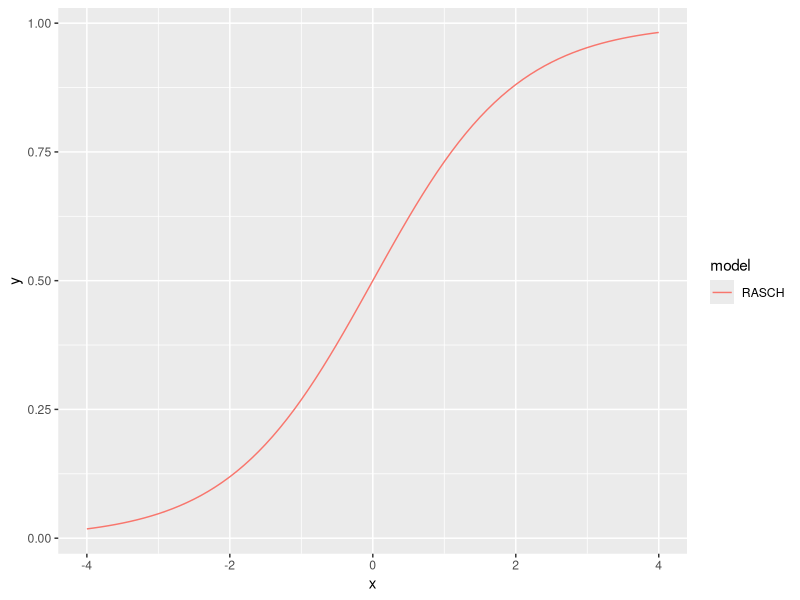
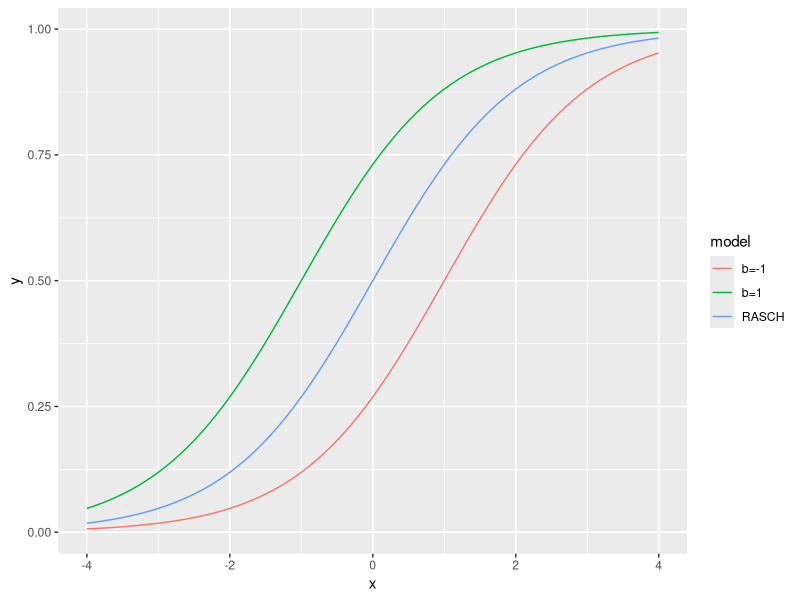
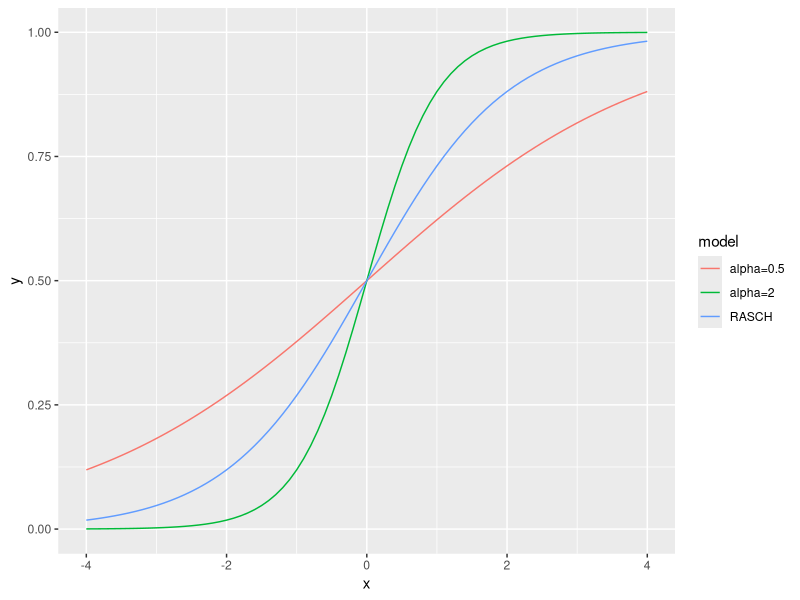
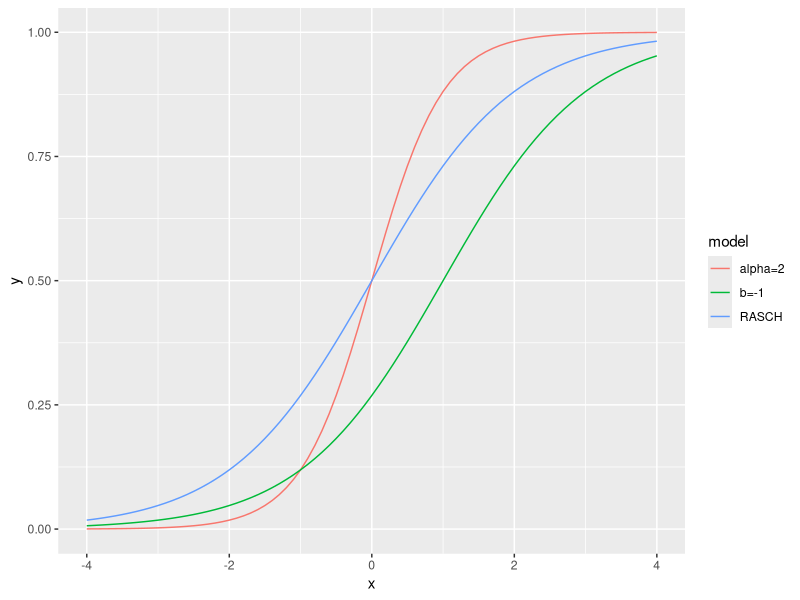

Here is the R script that generated these plots, in order:
## ---- chunk 1
options(htmltools.dir.version = FALSE)
library(dplyr)
library(readr)
library(ggplot2)
## ---- chunk 2
rasch_data = data.frame(x=seq(-4,4,0.1))
rasch_data = rasch_data %>% mutate(y=1/(1+exp(-x)), model="RASCH")
plot_data = rasch_data
qplot(data=plot_data, x=x, y=y, geom='line', col=model)
## ---- chunk 3
easy_data = data.frame(x=seq(-4,4,0.1))
easy_data = easy_data %>% mutate(y=1/(1+exp(-(x+1))), model="b=1")

hard_data = data.frame(x=seq(-4,4,0.1))
hard_data = hard_data %>% mutate(y=1/(1+exp(-(x-1))), model="b=-1")

plot_data = rbind(rasch_data,easy_data, hard_data)
qplot(data=plot_data, x=x, y=y, geom='line', col=model)
## ---- chunk 4
low_discrimiate_data = data.frame(x=seq(-4,4,0.1))
low_discrimiate_data = low_discrimiate_data %>% mutate(y=1/(1+exp(-0.5*x)), model="alpha=0.5")
high_discrimiate_data = data.frame(x=seq(-4,4,0.1))
high_discrimiate_data = high_discrimiate_data %>% mutate(y=1/(1+exp(-2*x)), model="alpha=2")

plot_data = rbind(rasch_data, low_discrimiate_data, high_discrimiate_data)

qplot(data=plot_data, x=x, y=y, geom='line', col=model)
## ---- chunk 5
plot_data = rbind(rasch_data, hard_data, high_discrimiate_data)

qplot(data=plot_data, x=x, y=y, geom='line', col=model)
